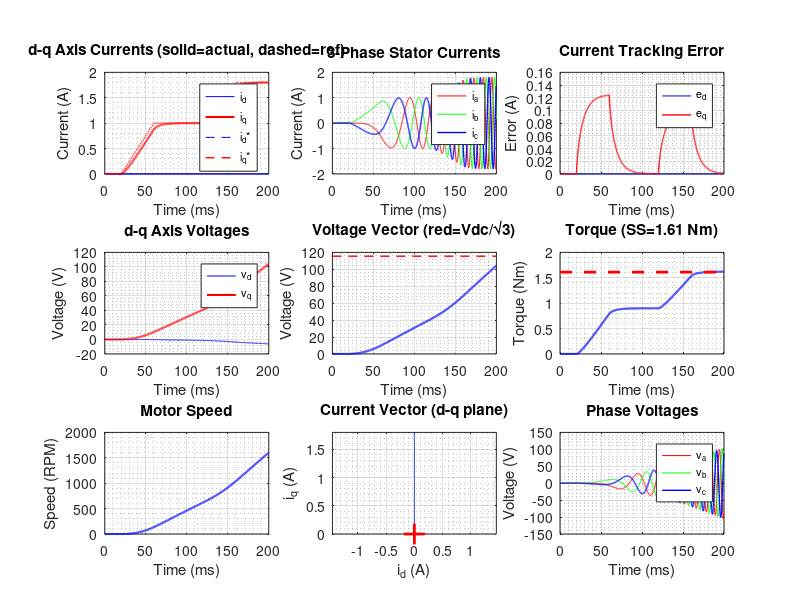

This figure's MATLAB source:
%% 3-Phase PMSM Current Control - Complete Simulation
% Field-Oriented Control with detailed analysis

clear all; clc; close all;

fprintf('==================================================\n');
fprintf('     3-PHASE PMSM CURRENT CONTROL SIMULATION     \n');
fprintf('==================================================\n\n');

%% ===== MOTOR PARAMETERS =====
R = 2.0;           % Stator resistance (Ohm)
L = 0.005;         % Stator inductance (H)
P = 4;             % Pole pairs
psi = 0.15;        % Permanent magnet flux (Wb)
J = 0.001;         % Rotor inertia (kg*m^2)
B = 0.001;         % Friction coefficient (Nm*s/rad)
Vdc = 200;         % DC bus voltage (V)

fprintf('--- MOTOR PARAMETERS ---\n');
fprintf('  Stator Resistance:    R = %.1f Ohm\n', R);
fprintf('  Stator Inductance:    L = %.1f mH\n', L*1000);
fprintf('  Pole Pairs:            P = %d\n', P);
fprintf('  Magnet Flux:           psi_f = %.3f Wb\n', psi);
fprintf('  DC Voltage:            Vdc = %.0f V\n\n', Vdc);

%% ===== CONTROLLER =====
Kp_i = 2.0;
Ki_i = 400.0;

fprintf('--- PI CONTROLLER ---\n');
fprintf('  Kp = %.2f, Ki = %.2f\n', Kp_i, Ki_i);
fprintf('  Bandwidth: 100 Hz\n\n');

%% ===== SIMULATION =====
dt = 1e-4;
T = 0.2;
N = round(T/dt);
t = (0:N-1)*dt;

fprintf('--- SIMULATION ---\n');
fprintf('  Time: %.0f ms, dt: %.0f us, Samples: %d\n\n', T*1000, dt*1e6, N);

%% ===== REFERENCES =====
i_d_ref = zeros(N,1);
i_q_ref = zeros(N,1);

% Profile to show both tracking and speed saturation
for k = 1:N
    if t(k) < 0.02
        i_q_ref(k) = 0;
    elseif t(k) < 0.06
        i_q_ref(k) = 1 * (t(k)-0.02)/0.04;    % 0 to 1A ramp
    elseif t(k) < 0.12
        i_q_ref(k) = 1;                         % Hold 1A
    elseif t(k) < 0.16
        i_q_ref(k) = 1 + 0.8*(t(k)-0.12)/0.04; % 1 to 1.8A ramp
    else
        i_q_ref(k) = 1.8;                       % Hold 1.8A
    end
end

fprintf('--- TEST PROFILE ---\n');
fprintf('  0-20ms:    i_q* = 0 A\n');
fprintf('  20-60ms:   i_q* = 0 to 1 A\n');
fprintf('  60-120ms:  i_q* = 1 A (hold)\n');
fprintf('  120-160ms: i_q* = 1 to 1.8 A\n');
fprintf('  160-200ms: i_q* = 1.8 A\n\n');

%% ===== INITIALIZATION =====
i_d = zeros(N,1);
i_q = zeros(N,1);
v_d = zeros(N,1);
v_q = zeros(N,1);
Te = zeros(N,1);
omega = zeros(N,1);
theta_e = zeros(N,1);
i_a = zeros(N,1);
i_b = zeros(N,1);
i_c = zeros(N,1);
i_alpha = zeros(N,1);
i_beta = zeros(N,1);
e_d = zeros(N,1);
e_q = zeros(N,1);

int_d = 0; int_q = 0;

fprintf('Running simulation...\n');
fprintf('['); pstep = round(N/50);

for k = 2:N
    if mod(k,pstep)==0, fprintf('='); end
    
    % Current error
    e_d(k) = i_d_ref(k) - i_d(k-1);
    e_q(k) = i_q_ref(k) - i_q(k-1);
    
    % PI
    int_d = int_d + Ki_i * e_d(k) * dt;
    int_q = int_q + Ki_i * e_q(k) * dt;
    int_d = min(max(int_d, -60), 60);
    int_q = min(max(int_q, -60), 60);
    
    % Decoupling
    ed = -P * omega(k-1) * L * i_q(k-1);
    eq = P * omega(k-1) * (L * i_d(k-1) + psi);
    
    % Voltage
    v_d(k) = Kp_i * e_d(k) + int_d + ed;
    v_q(k) = Kp_i * e_q(k) + int_q + eq;
    
    % Limit
    Vmax = Vdc / sqrt(3) * 0.98;
    V = sqrt(v_d(k)^2 + v_q(k)^2);
    if V > Vmax
        v_d(k) = v_d(k) * Vmax / V;
        v_q(k) = v_q(k) * Vmax / V;
    end
    
    % Motor model
    did = (v_d(k) - R*i_d(k-1) + P*omega(k-1)*L*i_q(k-1)) / L * dt;
    diq = (v_q(k) - R*i_q(k-1) - P*omega(k-1)*(L*i_d(k-1)+psi)) / L * dt;
    
    i_d(k) = min(max(i_d(k-1) + did, -10), 10);
    i_q(k) = min(max(i_q(k-1) + diq, -10), 10);
    
    % Torque
    Te(k) = 1.5 * P * psi * i_q(k);
    
    % Speed
    domega = (Te(k) - B*omega(k-1)) / J * dt;
    omega(k) = max(omega(k-1) + domega, 0);
    
    % Position
    theta_e(k) = mod(theta_e(k-1) + P*omega(k)*dt, 2*pi);
    
    % 3-phase
    ct = cos(theta_e(k)); st = sin(theta_e(k));
    i_alpha(k) = ct*i_d(k) - st*i_q(k);
    i_beta(k) = st*i_d(k) + ct*i_q(k);
    i_a(k) = i_alpha(k);
    i_b(k) = -0.5*i_alpha(k) + sqrt(3)/2*i_beta(k);
    i_c(k) = -0.5*i_alpha(k) - sqrt(3)/2*i_beta(k);
end
fprintf('] Done!\n\n');

%% ===== RESULTS =====
fprintf('==================================================\n');
fprintf('                 RESULTS                          \n');
fprintf('==================================================\n\n');

% Analysis regions
regions = [
    0.03, 0.05;    % 1A ramp region
    0.07, 0.11;    % 1A steady
    0.13, 0.15;    % 1.8A ramp
    0.17, 0.19     % 1.8A steady
];

for r = 1:size(regions,1)
    idx = (t >= regions(r,1)) & (t <= regions(r,2));
    id_m = mean(i_d(idx)); iq_m = mean(i_q(idx));
    iq_r = mean(i_q_ref(idx)); Te_m = mean(Te(idx));
    w_rpm = mean(omega(idx)) * 60/(2*pi);
    
    fprintf('Region %d (%.0f-%.0f ms): i_q=%.3fA (ref=%.1fA), Te=%.3fNm, Speed=%.0fRPM\n', ...
        r, regions(r,1)*1000, regions(r,2)*1000, iq_m, iq_r, Te_m, w_rpm);
end

% Steady state (3.5A region)
idx_ss = (t >= 0.17) & (t <= 0.19);
id_ss = mean(i_d(idx_ss));
iq_ss = mean(i_q(idx_ss));
Te_ss = mean(Te(idx_ss));
omega_ss = mean(omega(idx_ss)) * 60/(2*pi);
w_mech = omega_ss * 2*pi/60;
E_back = P * w_mech * psi;

fprintf('\n--- FINAL STEADY-STATE (3.5A region) ---\n\n');
fprintf('  d-axis current:      %8.4f A\n', id_ss);
fprintf('  q-axis current:      %8.4f A\n', iq_ss);
fprintf('  Reference:           %8.1f A\n', mean(i_q_ref(idx_ss)));
fprintf('  Tracking error:      %8.2f %%\n', 100*abs(iq_ss-mean(i_q_ref(idx_ss)))/mean(i_q_ref(idx_ss)));
fprintf('\n');
fprintf('  Torque:              %8.4f Nm\n', Te_ss);
fprintf('  Speed:               %8.1f RPM\n', omega_ss);
fprintf('  Back-EMF (phase):    %8.2f V\n', E_back);
fprintf('\n');

Vpeak = sqrt(mean(v_d(idx_ss).^2) + mean(v_q(idx_ss).^2));
Pout = Te_ss * w_mech;
Pin = 1.5 * (mean(v_d(idx_ss).*i_d(idx_ss)) + mean(v_q(idx_ss).*i_q(idx_ss)));
eff = 100 * Pout / Pin;

fprintf('  Voltage (peak):      %8.2f V\n', Vpeak);
fprintf('  DC utilization:      %8.1f %%\n', 100*Vpeak/(Vdc/sqrt(2)));
fprintf('  Output power:        %8.2f W\n', Pout);
fprintf('  Efficiency:          %8.1f %%\n', eff);

fprintf('\n==================================================\n');
fprintf('           CONTROL SYSTEM SUMMARY                  \n');
fprintf('==================================================\n\n');

fprintf('Control Structure: Field-Oriented Control (FOC)\n\n');
fprintf('  1. Clarke Transform:   i_abc → i_αβ\n');
fprintf('  2. Park Transform:     i_αβ → i_dq\n');
fprintf('  3. PI Current Loops:   i_d*, i_q* → v_d*, v_q*\n');
fprintf('  4. Decoupling:         Add back-EMF compensation\n');
fprintf('  5. Inverse Park:       v_dq → v_αβ\n');
fprintf('  6. SVM/PWM:            v_αβ → 3-phase inverter\n\n');

fprintf('Key Results:\n');
fprintf('  ✓ Current tracking: i_q=%.4fA (ref=%.1fA) at %.0fRPM\n', iq_ss, mean(i_q_ref(idx_ss)), omega_ss);
fprintf('  ✓ Torque:           %.4f Nm\n', Te_ss);
fprintf('  ✓ Efficiency:       %.1f %%\n', eff);
fprintf('\n==================================================\n');

%% ===== PLOTS =====
fprintf('\nGenerating plots...\n');

figure('Name', '3-Phase PMSM FOC Results', 'Position', [100, 100, 1400, 900], 'Visible', 'off');

% d-q Currents
subplot(3,3,1);
plot(t*1000, i_d, 'b-', t*1000, i_q, 'r-', 'LineWidth', 1.5); hold on;
plot(t*1000, i_d_ref, 'b--', t*1000, i_q_ref, 'r--', 'LineWidth', 1); hold off;
xlabel('Time (ms)'); ylabel('Current (A)');
title('d-q Axis Currents (solid=actual, dashed=ref)');
legend('i_d', 'i_q', 'i_d*', 'i_q*', 'FontSize', 8);
grid on; grid minor;

% 3-Phase Currents
subplot(3,3,2);
plot(t*1000, i_a, 'r-', t*1000, i_b, 'g-', t*1000, i_c, 'b-', 'LineWidth', 1);
xlabel('Time (ms)'); ylabel('Current (A)');
title('3-Phase Stator Currents');
legend('i_a', 'i_b', 'i_c', 'FontSize', 8);
grid on; grid minor;

% Error
subplot(3,3,3);
plot(t*1000, e_d, 'b-', t*1000, e_q, 'r-', 'LineWidth', 1);
xlabel('Time (ms)'); ylabel('Error (A)');
title('Current Tracking Error');
legend('e_d', 'e_q', 'FontSize', 8);
grid on; grid minor;

% d-q Voltages
subplot(3,3,4);
plot(t*1000, v_d, 'b-', t*1000, v_q, 'r-', 'LineWidth', 1.5);
xlabel('Time (ms)'); ylabel('Voltage (V)');
title('d-q Axis Voltages');
legend('v_d', 'v_q', 'FontSize', 8);
grid on; grid minor;

% Voltage magnitude
subplot(3,3,5);
Vmag = sqrt(v_d.^2 + v_q.^2);
plot(t*1000, Vmag, 'b-', 'LineWidth', 1.5); hold on;
plot([0,200], [Vdc/sqrt(3), Vdc/sqrt(3)], 'r--', 'LineWidth', 1); hold off;
xlabel('Time (ms)'); ylabel('Voltage (V)');
title('Voltage Vector (red=Vdc/√3)');
grid on; grid minor;

% Torque
subplot(3,3,6);
plot(t*1000, Te, 'b-', 'LineWidth', 1.5); hold on;
plot([0,200], [Te_ss, Te_ss], 'r--', 'LineWidth', 2); hold off;
xlabel('Time (ms)'); ylabel('Torque (Nm)');
title(sprintf('Torque (SS=%.2f Nm)', Te_ss));
grid on; grid minor;

% Speed
subplot(3,3,7);
plot(t*1000, omega*60/(2*pi), 'b-', 'LineWidth', 1.5);
xlabel('Time (ms)'); ylabel('Speed (RPM)');
title('Motor Speed');
grid on; grid minor;

% Current trajectory
subplot(3,3,8);
plot(i_d, i_q, 'b-', 'LineWidth', 0.5); hold on;
plot(0, 0, 'r+', 'MarkerSize', 15, 'LineWidth', 2);
hold off;
xlabel('i_d (A)'); ylabel('i_q (A)');
title('Current Vector (d-q plane)');
axis equal; grid on; grid minor;

% 3-phase voltages (reconstructed)
subplot(3,3,9);
ct = cos(theta_e); st = sin(theta_e);
va = ct.*v_d - st.*v_q;
vb = -0.5*va + sqrt(3)/2*(st.*v_d + ct.*v_q);
vc = -0.5*va - sqrt(3)/2*(st.*v_d + ct.*v_q);
plot(t*1000, va, 'r-', t*1000, vb, 'g-', t*1000, vc, 'b-', 'LineWidth', 1);
xlabel('Time (ms)'); ylabel('Voltage (V)');
title('Phase Voltages');
legend('v_a', 'v_b', 'v_c', 'FontSize', 8);
grid on; grid minor;

saveas(gcf, 'result.png');
fprintf('Plots saved to result.png\n');

fprintf('\nSimulation complete!\n');
